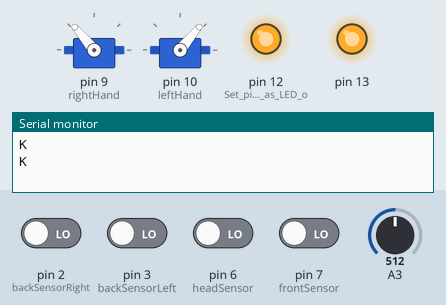
Simulated run of this sketch. Board: Arduino Uno, built with avr-gcc and run on an emulated ATmega328P. On the bench: 2 × servo, output pins drawn as LEDs (lit = HIGH), the last lines printed to the serial monitor. The test bench sets the inputs (shaded band); at power-on: pin 2 (backSensorRight), pin 3 (backSensorLeft), pin 6 (headSensor), pin 7 (frontSensor) LOW, A3 = 512.

Above: at 2.8 s.
2.9 s: pin 2 (backSensorRight) driven HIGH
At 4.3 s:
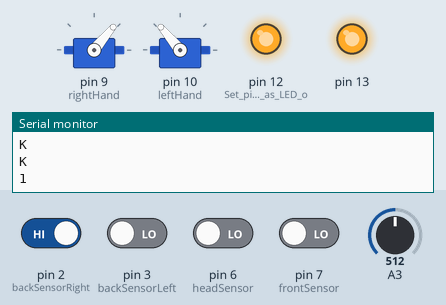
5.6 s: pin 3 (backSensorLeft) driven HIGH
At 9.3 s:
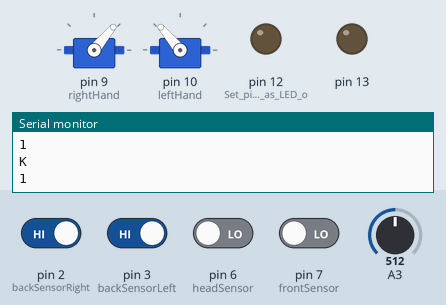
Timing chart, 0 to 10.8 s (numbered marks = the images above; inputs shaded):
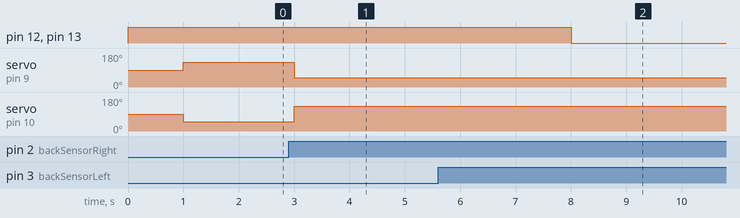

Measured:
- after the input at 2.9 s, servo on pin 9 (rightHand): 130° → 50° after 0.10 s; servo on pin 10 (leftHand): 50° → 130° after 0.10 s
- after the input at 5.6 s, pin 12 (Set_pins_6_and_7_as_LED_o), pin 13: HIGH → LOW after 2.4 s

The sketch:

final_SERVO_Light.ino
```cpp
/*  CSE176A Continuous Servo Starter Code
 *   This example code makes the servo move counter-clockwise for two seconds, then
 *   switch directions for two seconds.
 *
*/

#include <Servo.h>

Servo leftHand;  // Create servo object to control a servo
Servo rightHand;
unsigned long time;

int servo_speed = 0; // The speed ranges between -90 and 90. Negative values
                     // move the servo clockwise and positive values move the
                     // servo counter-clockwise. A larger distance from 0 will
                     // make the servo move faster.

int backSensorRight = 2;
int backSensorLeft = 3;
int headSensor = 6;
int frontSensor = 7;

int touchValueBackRight = 0; // Variable to store the value coming from the sensor
int touchValueBackLeft = 0; // Variable to store the value coming from the sensor
int touchValueHead = 0; // Variable to store the value coming from the sensor
int touchValueFront = 0; // Variable to store the value coming from the sensor

int startPressed = 0; // Variable to track when the button was pressed
int endPressed = 0; // Variable to track when button was released
int lastSensorState = 0; // Variable to keep track of last sensor state
int heldTime = 0;

void setup() {
  rightHand.attach(9);  // Attaches the servo on pin 9 to the servo object
  leftHand.attach(10); // Attaches the servo on pin 10 to the servo object
  pinMode(12, OUTPUT); // Set pins 6 and 7 as LED output
  pinMode(13, OUTPUT);
  digitalWrite(12, HIGH); // Set pins 6 and 7 to be off at setup
  digitalWrite(13, HIGH);
  Serial.begin(9600); // Enable the serial terminal for debugging.
}

void loop() {

  // read the input on analog pin 0:
  int sensorValue = analogRead(A3);
  // print out the value you read:
  if(sensorValue < 500) {
      Serial.println("T"); // send the letter T (for Trigger) once the sensor value is bigger than 200
  } else {
      Serial.println("K");
  }

  delay(1000);

  touchValueBackRight = digitalRead(backSensorRight); // Read values from each sensor
  touchValueBackLeft = digitalRead(backSensorLeft);
  touchValueHead = digitalRead(headSensor);
  touchValueFront = digitalRead(frontSensor);

  if (touchValueBackRight == 1 || touchValueBackLeft == 1 ||
  touchValueHead == 1 || touchValueFront == 1) {
  // If any of the sensors are touched, the robot will hug you

  if ((touchValueBackRight == 1 && touchValueBackLeft == 1)) {
    lightLED();
  }

  Serial.println(touchValueBackRight);

  rightHand.attach(9);
  rightHand.write(set_speed(-40)); // myservo.write() changes the speed of the servo.
                                  // set_speed() normalizes the speed between -90 and 90.
  leftHand.attach(10);
  leftHand.write(set_speed(40));

  delay(4000);                  // This delay tells the microcontroller to do
                                // nothing for 5 seconds -- the servo
                                // will continue its last command for 5 seconds.
  }

  else {
  rightHand.write(set_speed(40));
  leftHand.write(set_speed(-40));
  // rightHand.detach();
  // leftHand.detach();
  digitalWrite(12, HIGH);
  digitalWrite(13, HIGH); // turn both LEDs off once hugging stops
  // time = millis();
  delay(1000);
  endPressed = millis();
  }
}

void lightLED() {
   if (touchValueBackRight == 1 && touchValueBackLeft == 1) {
      startPressed = millis(); // start time of when button was pressed
      heldTime = startPressed - endPressed;
      if (heldTime > 5000) {
        digitalWrite(12, LOW);
        digitalWrite(13, LOW);
      }
  }
}

//This function controls the speed of the servo
int set_speed(int pos){
  return(90 + pos); // This returns the new speed with an offset of 90 to normalize the
                    // speed between -90 and 90.
}
```
